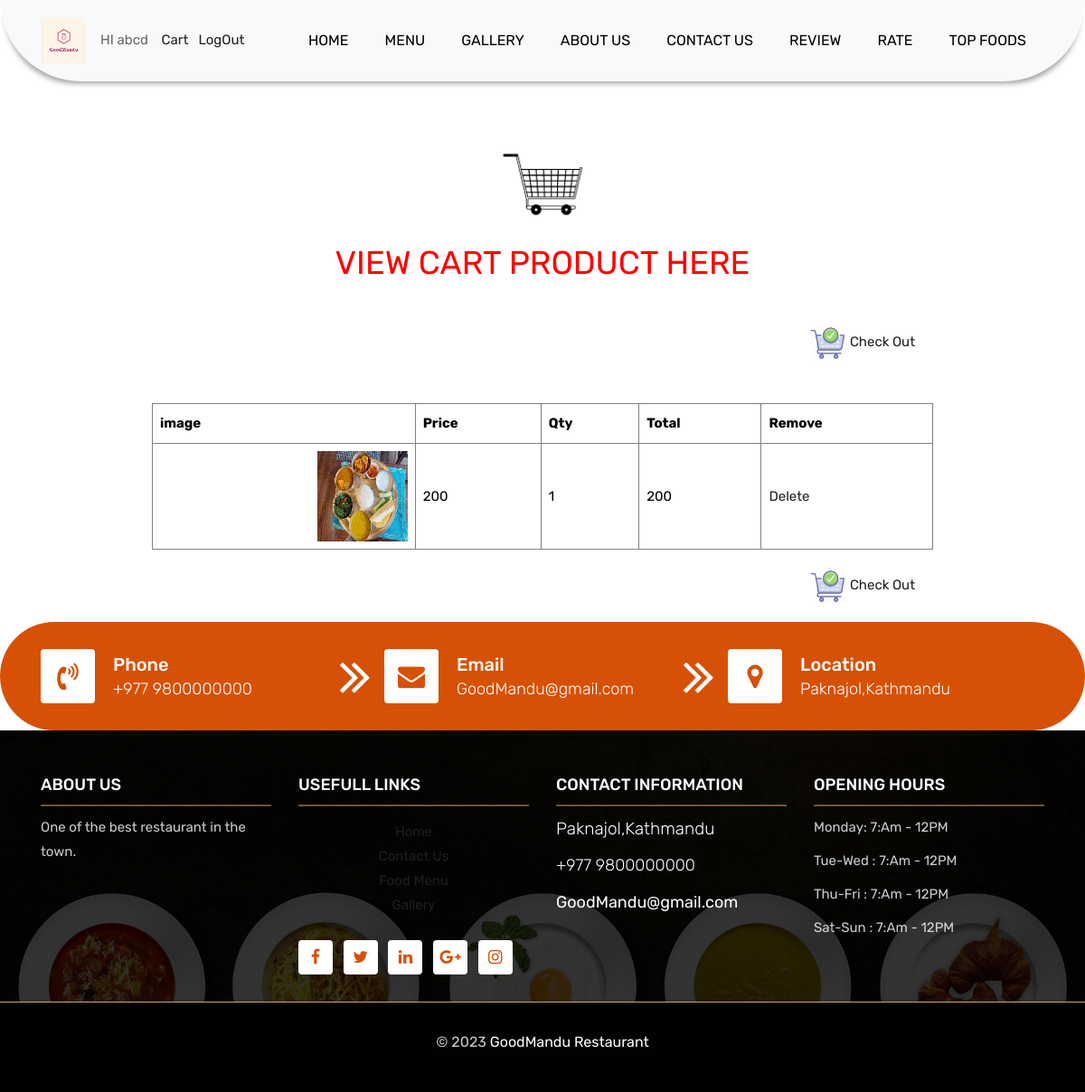
Page /cart.php (signed in) on the committed database.
### tables this page shows
CREATE TABLE
    `addcart` (
        `id` bigint(12) NOT NULL,
        `p_id` bigint(12) NOT NULL,
        `u_id` varchar(50) NOT NULL,
        `price` bigint(12) NOT NULL,
        `qty` bigint(12) NOT NULL,
        `total` bigint(12) NOT NULL
    );

CREATE TABLE
    `menu` (
        `id` bigint(12) NOT NULL,
        `category` varchar(100) NOT NULL,
        `sub_cat` varchar(120) NOT NULL,
        `title` varchar(100) NOT NULL,
        `description` text NOT NULL,
        `price` bigint(6) NOT NULL,
        `image` text NOT NULL
    );

### cart.php (the view, shortened to what this page needs)
<?php session_start();
	$uid = $_SESSION['uid'];
 include "header.php"; ?>
<div style="height: 150px;"></div>
<div style="width: 90%; margin: 0 auto;">
	<center> <img src="cart.jpg" width="10%"> </center>
<center> <p style="font-size: 2.4em; color: red"> VIEW CART PRODUCT HERE 	</p> </center>
	<div style="width: 90%; padding: 20px; text-align: right;">
			<a href="checkout.php"><img src="images/chcekout.png" width="40"></a>
			<a href="checkout.php">Check Out</a>
		</div>
	<br>
	<div>
		<?php include "connect.php";
			$s = mysqli_query($con,"SELECT addcart.price, addcart.qty, addcart.total,addcart.id, menu.image
FROM addcart
INNER JOIN menu ON addcart.p_id=menu.id where addcart.u_id='$uid'");
		?>
		<table border=1 width="80%" align="center" cellpadding="8" cellspacing="10" style="color: black">
		<tr><th>image  </th>
			<th>Price</th>
			<th>Qty</th>
			<th>Total</th>
			<th>Remove</th>
		</tr>
		<?php
			while($r = mysqli_fetch_array($s))
			{
		 ?>
			<tr>
				<td align="right"><img src="admin/<?php echo $r['image']; ?>" width=100 height=100></td>
				<td><?php echo $r['price']; ?></td>
				<td><?php echo $r['qty']; ?></td>
				<td><?php echo $r['total']; ?></td>
				<td><a href="deletecart.php?id=<?php echo $r['id']; ?>">Delete</a></td>
			</tr>
		<?php
		}
		?>
		</table>
		<div style="width: 90%; padding: 20px; text-align: right;">
			<a href="checkout.php"><img src="images/chcekout.png" width="40"></a>
			<a href="checkout.php">Check Out</a>
		</div>
	</div>
</div>
<?php
include "footer.php";
?>

### css/style.css (style rules this page uses)
body { color: #666666; font-size: 15px; font-family: 'Rubik', sans-serif; line-height: 1.80857; }
a { color: #1f1f1f; text-decoration: none !important; outline: none !important; -webkit-transition: all .3s ease-in-out; -moz-transition: all .3s ease-in-out; -ms-transition: all .3s ease-in-out; -o-transition: all .3s ease-in-out; transition: all .3s ease-in-out; }
a { color: #1f1f1f; text-decoration: none; outline: none; }
a, .btn { text-decoration: none !important; outline: none !important; -webkit-transition: all .3s ease-in-out; -moz-transition: all .3s ease-in-out; -ms-transition: all .3s ease-in-out; -o-transition: all .3s ease-in-out; transition: all .3s ease-in-out; }

### rows in the picture
addcart: menu.image (picture), price "200", qty "1", total "200"

### other values in the picture
$_SESSION['uid'] "abcd"
